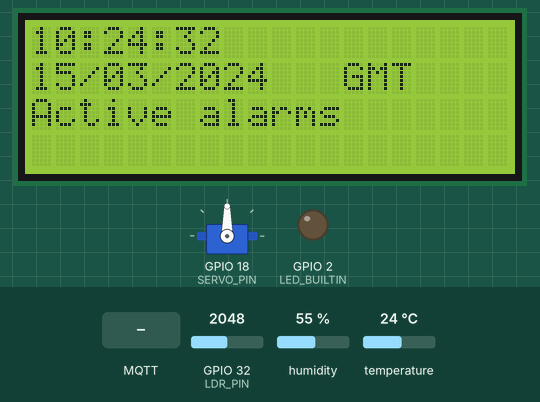
Simulated run of this sketch. Board: ESP32. Shown: servo, 20×4 character LCD, output pins drawn as LEDs (lit = HIGH). The inputs (shaded band) are chosen by the test bench; at power-on: GPIO 32 (LDR_PIN) = 2048, humidity 55 %, temperature 24 °C. WiFi joins after 1.5 s; servers stay silent unless stated; the local clock reads 2024-03-15 10:24:30 at power-on unless the sketch sets it; no MQTT or app messages arrive unless stated; what the sketch prints to the serial monitor is not drawn.

Above: at 3.7 s.
3.8 s: MQTT message "1" arrives on the first subscribed topic
At 5.1 s:
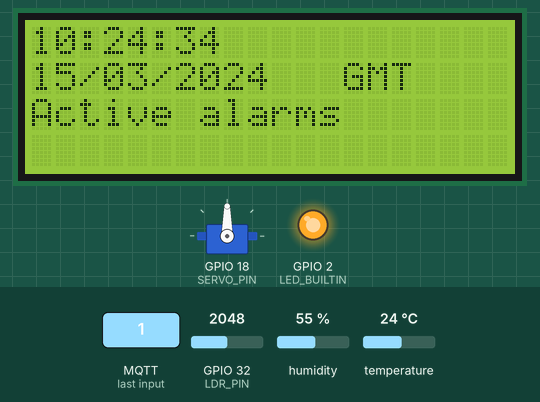
8.0 s: MQTT message "Medibox light" arrives on the second subscribed topic
At 9.6 s:
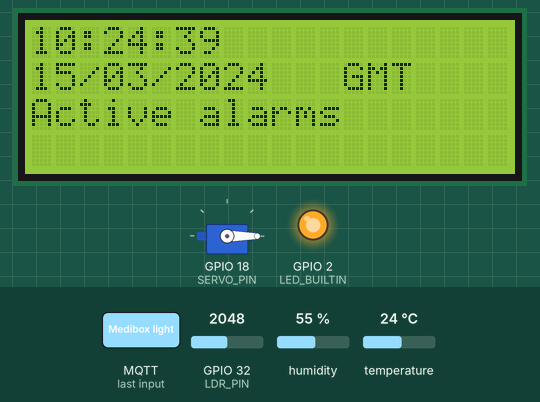
12.2 s: MQTT message "Medibox light" arrives on the first subscribed topic
At 13.1 s:
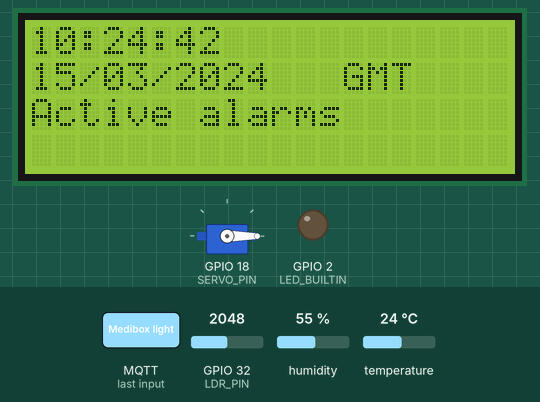
16.4 s: MQTT message "1" arrives on the second subscribed topic
At 17.4 s:
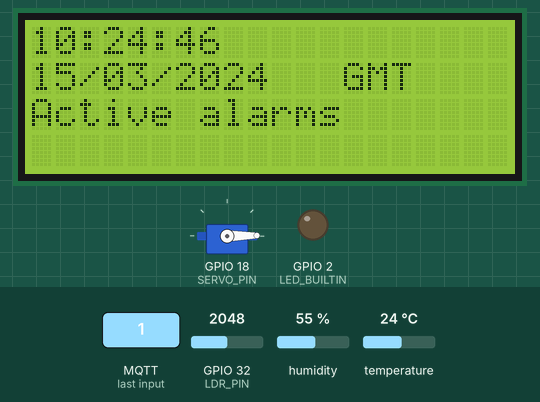
18.0 s: MQTT message "Medibox motor" arrives on the second subscribed topic
At 21.2 s:
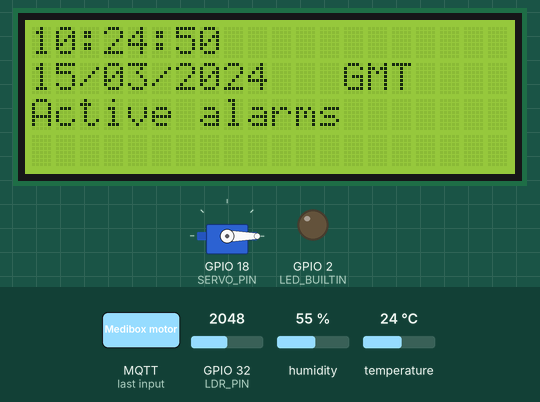
Timing chart, 0 to 22.7 s (numbered marks = the images above; inputs shaded):
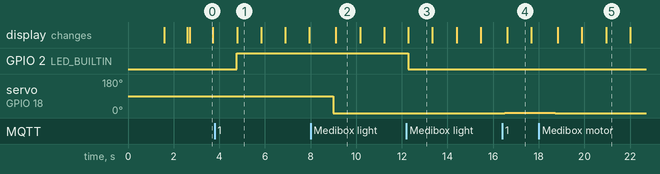

The sketch:

arduino_code.ino
```cpp
#include <PubSubClient.h>
#include <WiFi.h>
#include "DHTesp.h"
#include <ESP32Servo.h>
#include <LiquidCrystal_I2C.h>

#define LED_BUILTIN 2
#define LDR_PIN 32
#define SERVO_PIN 18
#define BUZZER_PIN 33
#define NTP_SERVER     "pool.ntp.org"
#define UTC_OFFSET     0
#define UTC_OFFSET_DST 0
const int DHT_PIN = 15;

Servo servoMotor;
DHTesp dhtSensor;
WiFiClient espclient;
PubSubClient mqttClient(espclient);
LiquidCrystal_I2C LCD = LiquidCrystal_I2C(0x27, 20, 4);
char tempAr[6];
char humiAr[6];
char buzDelay[6];
char buzFreq[6];
char buzMode[6];
String sInte;
String alarms = "";
int prev_angle = 0;
int buzzDelay;
int buzzFreq{100};
int buzzMode;
int keepPlaying;
void setup() {
  Serial.begin(115200);
  setupWifi();
  setupMqtt();
  dhtSensor.setup(DHT_PIN, DHTesp::DHT22);
  servoMotor.attach(SERVO_PIN, 500, 2400);
  pinMode(LED_BUILTIN, OUTPUT);
  pinMode(LDR_PIN, INPUT);
  digitalWrite(LED_BUILTIN, LOW);

  LCD.init();
  LCD.backlight();
  LCD.setCursor(0, 0);
  LCD.print("Medibox Online");
  LCD.setCursor(0, 1);
  LCD.print("Connecting to wifi");
  configTime(5 * 3600, 30 * 60, NTP_SERVER);
  delay(1000);
  LCD.clear();

}

void loop() {
  if(!mqttClient.connected())
  {
    connectToBroker();
  }
  mqttClient.loop();
  if(keepPlaying == 1)
  {
    startAlarm();
  }
  //tone(BUZZER_PIN, 100, 1000);
  printLocalTime();
  updateTempHumi();
  readIntensity();
  Serial.println(tempAr);
  mqttClient.publish("Medibox Temp", tempAr);
  mqttClient.publish("Medibox Humi", humiAr);
  mqttClient.publish("Medibox Inte", sInte.c_str());
  delay(1000);
}


void setupWifi(){
  WiFi.begin("Wokwi-GUEST", "");
  while(WiFi.status() != WL_CONNECTED)
  {
    delay(500);
    Serial.print(".");
  }
}


void setupMqtt()
{
  mqttClient.setServer("test.mosquitto.org", 1883);
  mqttClient.setCallback(receiveCallback);
}

void connectToBroker()
{
  while(!mqttClient.connected())
  {
    Serial.print("Attemping MQTT connection...");
    if(mqttClient.connect("ESP32-3242425"))
    {
      Serial.println("connected");
      mqttClient.subscribe("Medibox light");
      mqttClient.subscribe("Medibox motor");
      mqttClient.subscribe("Medibox buzDelay");
      mqttClient.subscribe("Medibox buzFreq");
      mqttClient.subscribe("Medibox buzMode");
      mqttClient.subscribe("Medibox stopAlarm");
      mqttClient.subscribe("Medibox startAlarm");
      mqttClient.subscribe("Medibox active alarms");

    }
    else
    {
      Serial.print("failed ");
      Serial.print(mqttClient.state());
      delay(2000);
    }
  }
}

void updateTempHumi()
{
  TempAndHumidity data = dhtSensor.getTempAndHumidity();
  String(data.temperature, 2).toCharArray(tempAr, 6);
  String(data.humidity, 2).toCharArray(humiAr, 6);
}

void readIntensity()
{
  int LDR_reading = analogRead(LDR_PIN);
  float intensity = 1 - LDR_reading/4095.0;
  Serial.print("intensity: ");
  Serial.println(intensity);
  sInte = String(intensity);
}
void startAlarm()
{
  if(buzzMode == 0)
  {
    for(int i = 0; i < 10; i++)
    {
      tone(BUZZER_PIN, buzzFreq+10*i, 300);
      delay(buzzDelay*1000);
    }
  }
  else{
    tone(BUZZER_PIN, buzzFreq, 1000);

  }
}

void printLocalTime()
{
  setenv("TZ", "Asia/Colombo", 1);
  struct tm timeinfo;
  if (!getLocalTime(&timeinfo)) {
    LCD.setCursor(0, 1);
    LCD.println("Connection Err");
    return;
  }
  LCD.setCursor(0, 0);
  LCD.println(&timeinfo, "%H:%M:%S");

  LCD.setCursor(0, 1);
  LCD.println(&timeinfo, "%d/%m/%Y   %Z");

  LCD.setCursor(0, 2);
  LCD.println("Active alarms");

  LCD.setCursor(0, 3);
  LCD.println("");
  LCD.println(alarms);

}

void receiveCallback(char* topic, byte* payload, unsigned int length)
{
  Serial.print("Messeage arrive [");
  Serial.print(topic);
  Serial.print("]\n");

  char payloadCharAr[length];
  for(int i = 0; i < length; i++)
  {
    Serial.print((char)payload[i]);
    payloadCharAr[i] = (char)payload[i];
  }
  if(strcmp(topic, "Medibox light")==0)
  {
    if(payloadCharAr[0] == '1')
    {
        digitalWrite(LED_BUILTIN, HIGH);
    }
    else
    {
        digitalWrite(LED_BUILTIN, LOW);
    }
  }
  else if(strcmp(topic, "Medibox motor")==0)
  {
    int motor_angle = atoi(payloadCharAr);
    int angle_difference = motor_angle-prev_angle;
    servoMotor.write(motor_angle);
    delay(100);
    Serial.print("motor angle: ");
    Serial.println(motor_angle);
  }
  else if(strcmp(topic, "Medibox buzDelay")==0)
  {
    buzzDelay = (int) atof(payloadCharAr);
  }
  else if(strcmp(topic, "Medibox buzFreq")==0)
  {
    buzzFreq = (int) atof(payloadCharAr);
  }
  else if(strcmp(topic, "Medibox startAlarm")==0)
  {
    keepPlaying  = 1;
  }
  else if(strcmp(topic, "Medibox stopAlarm")==0)
  {
    keepPlaying  = 0;
  }
  else if(strcmp(topic, "Medibox buzMode")==0)
  {
    buzzMode = (int) atof(payloadCharAr);
    tone(BUZZER_PIN, 2000, 100);
  }
  else if(strcmp(topic, "Medibox active alarms")==0)
  {
    alarms = "";
    for (int i = 0; i < length; i++) {
      alarms += (char)payloadCharAr[i];
    }

    delay(100);
    Serial.print("Active alarms ");
    Serial.println(alarms);
  }
}
```

Measured:
- after the input at 3.8 s, GPIO 2 (LED_BUILTIN): LOW → HIGH after 0.97 s
- after the input at 8.0 s, servo on GPIO 18 (SERVO_PIN): 90° → 0° after 1.0 s
- after the input at 12.2 s, GPIO 2 (LED_BUILTIN): HIGH → LOW after 0.08 s
- after the input at 16.4 s, servo on GPIO 18 (SERVO_PIN): 0° → 1° after 0.11 s
- after the input at 18.0 s, servo on GPIO 18 (SERVO_PIN): 1° → 0° after 0.73 s
- what the display in image 1 shows lasts 1.0 s, from 4.8 s to 5.8 s
